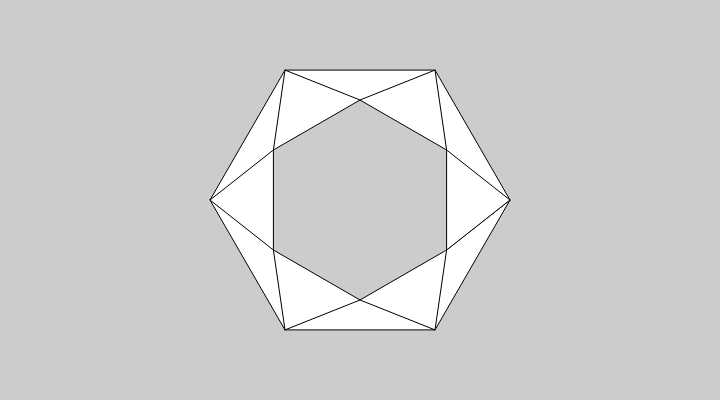
Frame 1 (no input)
Frame 60 (no input): identical to frame 1, image omitted
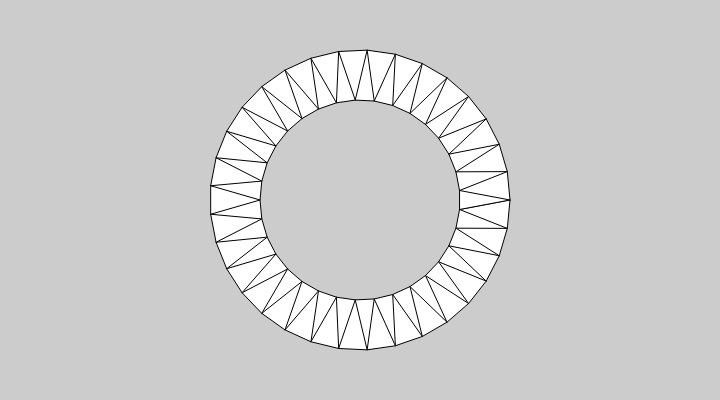
Frame 120 (the mouse pressed at the canvas centre since frame 60)

The p5.js sketch that drew these frames (run headless with seeded random() and noise() and a simulated clock; from frame 60 on, the mouse is pressed at the canvas centre):

// p5.js sketch
// ── sketch.js
let x;
let y;
let outsideRadius = 150;
let insideRadius = 100;

function setup() {
  createCanvas(720, 400);
  background(204);
  x = width / 2;
  y = height / 2;
}

function draw() {
  background(204);

  let numPoints = int(map(mouseX, 0, width, 6, 60));
  let angle = 0;
  let angleStep = 180.0 / numPoints;

  beginShape(TRIANGLE_STRIP);
  for (let i = 0; i <= numPoints; i++) {
    let px = x + cos(radians(angle)) * outsideRadius;
    let py = y + sin(radians(angle)) * outsideRadius;
    angle += angleStep;
    vertex(px, py);
    px = x + cos(radians(angle)) * insideRadius;
    py = y + sin(radians(angle)) * insideRadius;
    vertex(px, py);
    angle += angleStep;
  }
  endShape();
}
